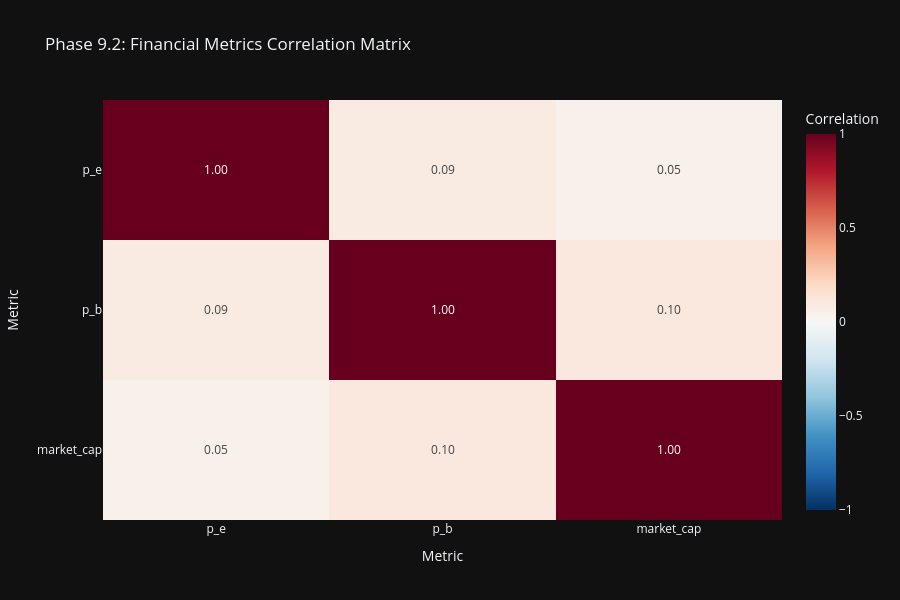

Notebook cell for this chart:
### Code cell
# Phase 9.2: Interactive correlation heatmap
print("\n📈 Creating enhanced correlation analysis...")
if 'correlations' in eda_stats and eda_stats['correlations']:
    corr_df = pd.DataFrame(eda_stats['correlations'])

    # Select key financial metrics for focused correlation analysis
    key_metrics = ['p_e', 'p_b', 'ev_ebitda', 'market_cap', 'roe', 'roa',
                   'debt_to_equity', 'current_ratio', 'net_margin', 'ebitda_margin']
    available_metrics = [m for m in key_metrics if m in corr_df.columns]

    if len(available_metrics) >= 3:
        corr_subset = corr_df.loc[available_metrics, available_metrics]

        fig_corr = px.imshow(
                corr_subset,
                labels=dict(x="Metric", y="Metric", color="Correlation"),
                title='Phase 9.2: Financial Metrics Correlation Matrix',
                color_continuous_scale='RdBu_r',
                zmin=-1, zmax=1,
                aspect='auto',
                height=600,
                text_auto='.2f'
                )
        fig_corr.show()
        fig_corr.write_html(eda_output_dir / "phase92_correlation_matrix.html")
        print(f"  ✓ Saved: {eda_output_dir / 'phase92_correlation_matrix.html'}")

### Figure 1 — Plotly figure (JSON) as saved in the notebook; plotly's stock layout.template omitted (floating-point values rounded to 4 significant figures)
{"data": [{"coloraxis": "coloraxis", "name": "0", "texttemplate": "%{z:.2f}", "x": ["p_e", "p_b", "market_cap"], "y": ["p_e", "p_b", "market_cap"], "z": [[1.0, 0.08623, 0.04826], [0.08623, 1.0, 0.1048], [0.04826, 0.1048, 1.0]], "type": "heatmap", "xaxis": "x", "yaxis": "y", "hovertemplate": "Metric: %{x}<br>Metric: %{y}<br>Correlation: %{z}<extra></extra>"}], "layout": {"xaxis": {"anchor": "y", "domain": [0.0, 1.0], "title": {"text": "Metric"}}, "yaxis": {"anchor": "x", "domain": [0.0, 1.0], "autorange": "reversed", "title": {"text": "Metric"}}, "coloraxis": {"colorbar": {"title": {"text": "Correlation"}}, "colorscale": [[0.0, "rgb(5,48,97)"], [0.1, "rgb(33,102,172)"], [0.2, "rgb(67,147,195)"], [0.3, "rgb(146,197,222)"], [0.4, "rgb(209,229,240)"], [0.5, "rgb(247,247,247)"], [0.6, "rgb(253,219,199)"], [0.7, "rgb(244,165,130)"], [0.8, "rgb(214,96,77)"], [0.9, "rgb(178,24,43)"], [1.0, "rgb(103,0,31)"]], "cmin": -1, "cmax": 1}, "title": {"text": "Phase 9.2: Financial Metrics Correlation Matrix"}, "height": 600}}
